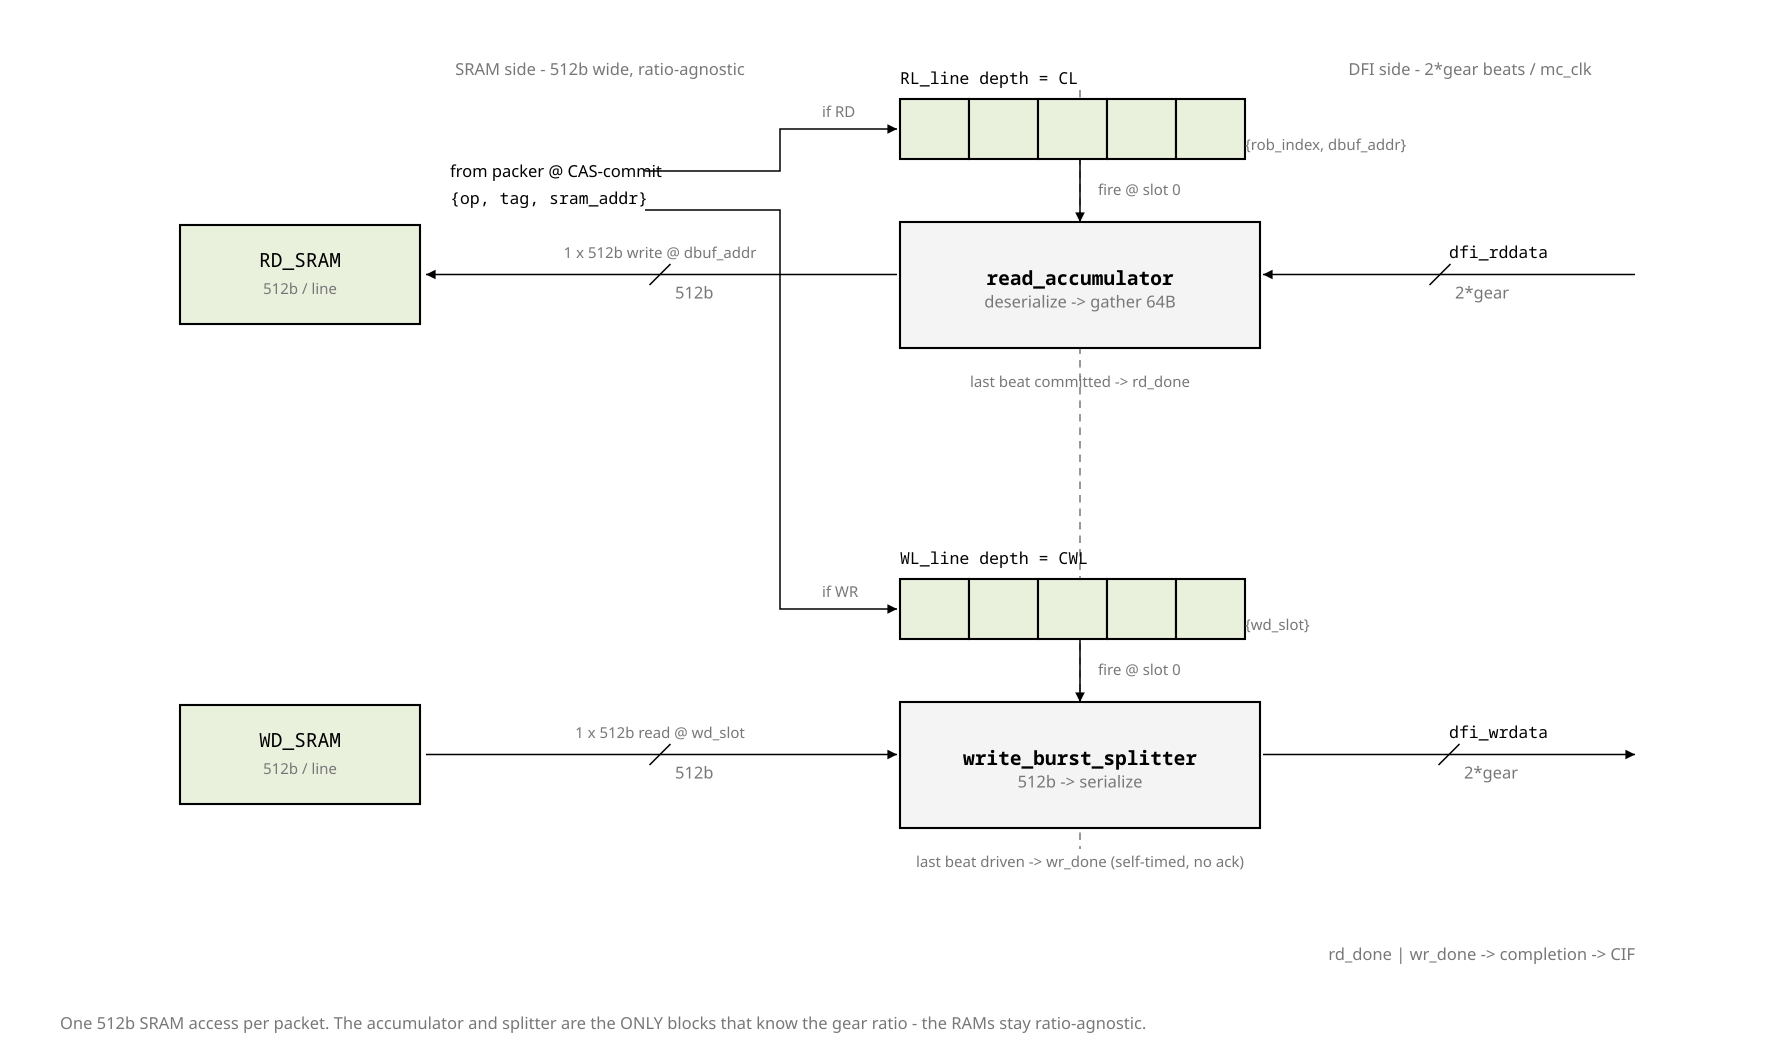

Write the Python code that produced this figure.
from rtlfig import Fig, MUTED, FILL_CELL, FILL_ACTIVE

# fig_06 — RL/WL data streaming: accumulator (read) + splitter (write).
# Invariant: one 512b SRAM access per packet; the accumulator/splitter are the
# only blocks that know the gear ratio - the RAMs stay ratio-agnostic.

f = Fig(1180, 700)

# ---------------- the gear boundary ----------------
f.line(720, 60, 720, 566, dashed=True, stroke=MUTED)
f.text(400, 50, "SRAM side  -  512b wide, ratio-agnostic", size=11,
       mono=False, anchor="middle", fill=MUTED)
f.text(980, 50, "DFI side  -  2*gear beats / mc_clk", size=11,
       mono=False, anchor="middle", fill=MUTED)

# ---------------- arm from packer ----------------
f.text(300, 118, "from packer @ CAS-commit", size=11, mono=False)
f.text(300, 136, "{op, tag, sram_addr}", size=11)
f.path("M430 114 L520 114 L520 86 L598 86", arrow=True)
f.text(548, 78, "if RD", size=10, mono=False, fill=MUTED)
f.path("M430 140 L520 140 L520 406 L598 406", arrow=True)
f.text(548, 398, "if WR", size=10, mono=False, fill=MUTED)

# ================= READ path (top) =================
f.rect(120, 150, 160, 66, fill=FILL_CELL, width=1.4)
f.text(200, 178, "RD_SRAM", size=13, anchor="middle")
f.text(200, 196, "512b / line", size=10, mono=False, anchor="middle", fill=MUTED)

f.cells(600, 66, 5, 46, 40)
f.text(600, 56, "RL_line   depth = CL", size=11)
f.text(830, 100, "{rob_index, dbuf_addr}", size=10, mono=False, fill=MUTED)
f.line(720, 106, 720, 148, arrow=True)
f.text(732, 130, "fire @ slot 0", size=10, mono=False, fill=MUTED)

f.logic(600, 148, 240, 84, "read_accumulator", "deserialize -> gather 64B")

f.line(598, 183, 284, 183, arrow=True)
f.slash(440, 183, "512b")
f.text(440, 172, "1 x 512b write @ dbuf_addr", size=10, mono=False,
       anchor="middle", fill=MUTED)

f.line(1090, 183, 842, 183, arrow=True)
f.slash(960, 183, "2*gear")
f.text(966, 172, "dfi_rddata", size=11)
f.text(720, 258, "last beat committed -> rd_done", size=10, mono=False,
       anchor="middle", fill=MUTED)

# ================= WRITE path (bottom) =================
f.rect(120, 470, 160, 66, fill=FILL_CELL, width=1.4)
f.text(200, 498, "WD_SRAM", size=13, anchor="middle")
f.text(200, 516, "512b / line", size=10, mono=False, anchor="middle", fill=MUTED)

f.cells(600, 386, 5, 46, 40)
f.text(600, 376, "WL_line   depth = CWL", size=11)
f.text(830, 420, "{wd_slot}", size=10, mono=False, fill=MUTED)
f.line(720, 426, 720, 468, arrow=True)
f.text(732, 450, "fire @ slot 0", size=10, mono=False, fill=MUTED)

f.logic(600, 468, 240, 84, "write_burst_splitter", "512b -> serialize")

f.line(284, 503, 598, 503, arrow=True)
f.slash(440, 503, "512b")
f.text(440, 492, "1 x 512b read @ wd_slot", size=10, mono=False,
       anchor="middle", fill=MUTED)

f.line(842, 503, 1090, 503, arrow=True)
f.slash(966, 503, "2*gear")
f.text(966, 492, "dfi_wrdata", size=11)
f.text(720, 578, "last beat driven -> wr_done  (self-timed, no ack)", size=10,
       mono=False, anchor="middle", fill=MUTED)

# completion note
f.text(1090, 640, "rd_done | wr_done  ->  completion  ->  CIF", size=11,
       mono=False, anchor="end", fill=MUTED)

f.caption(40, 686, "One 512b SRAM access per packet. The accumulator and "
                   "splitter are the ONLY blocks that know the gear ratio - the "
                   "RAMs stay ratio-agnostic.")

f.save("fig_06_datapath.svg")
print("wrote fig_06_datapath.svg")
